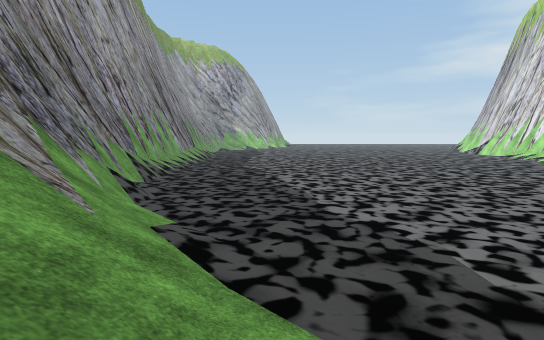
View 1 (above)

16 first-person views from a walk through a 3-D level made in the Unity game engine. The camera is 1.3 m above the floor, tilts 6° down and sees 80° across. The floor is counted in squares, 2 m on a side. Each view is taken from the middle of a square. On the plan, view 1 faces up. The plan holds only what a view shows up to about 10 squares ahead; the rest is blank. The place goes on beyond the plan. Some surface patterns are stand-ins.

View 2
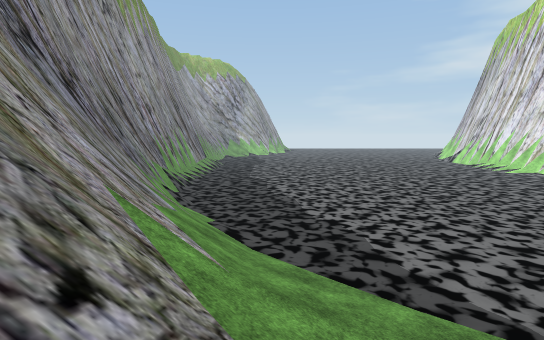

View 3
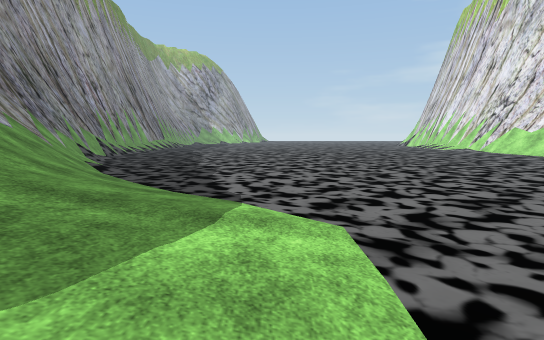

View 4
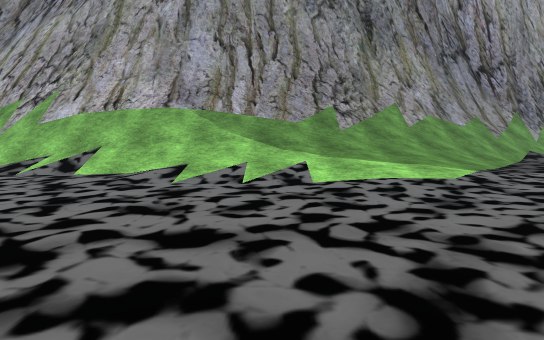

View 5
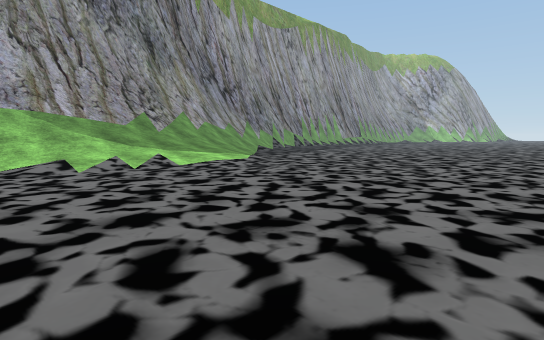

View 6
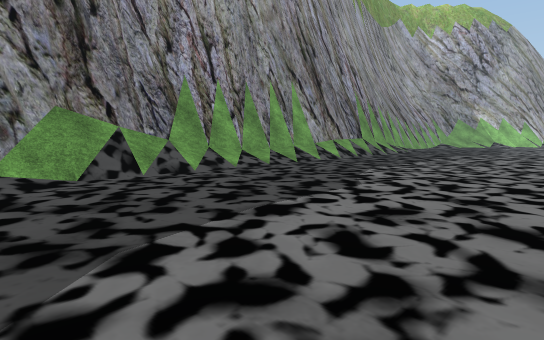

View 7
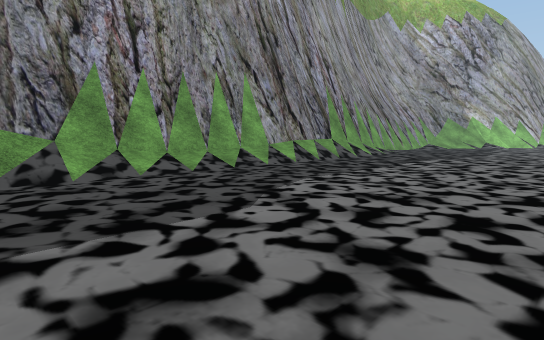

View 8
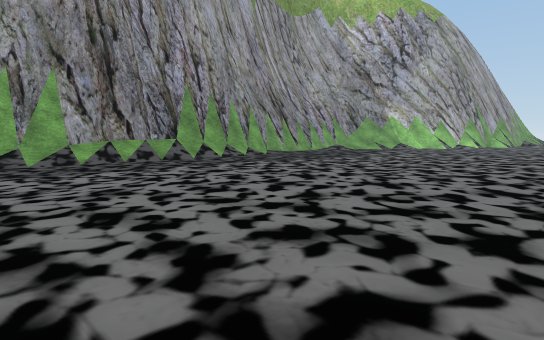

View 9
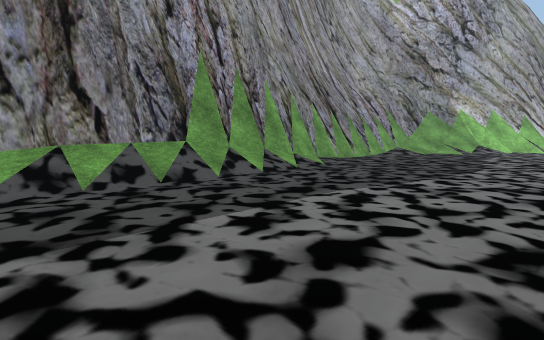

View 10
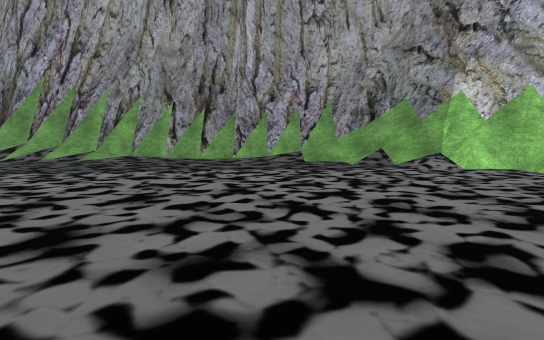

View 11
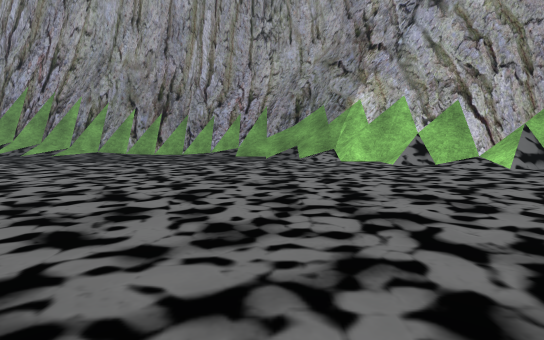

View 12
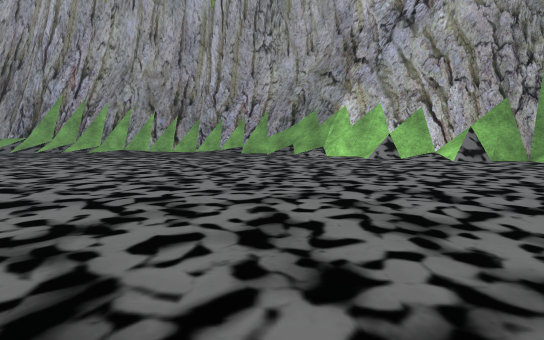

View 13
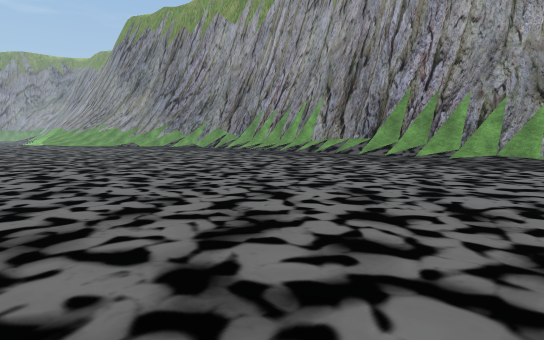

View 14
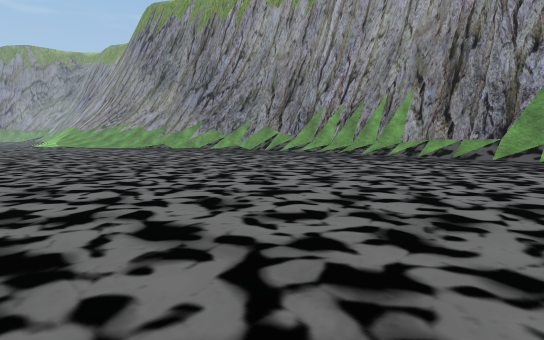

View 15
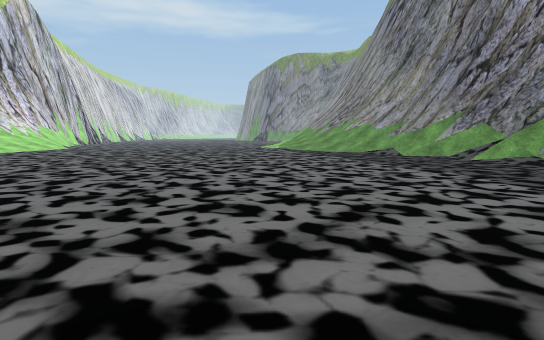

View 16
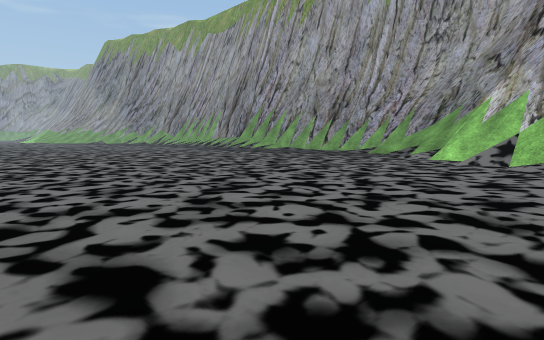

### Floor plan
Key: @ floor where view 1 was taken; # wall or solid block; . floor; / step, stairs or slope.
Columns run from 5 left of view 1 to 11 right of it. Each row starts with its distance up from view 1.
 34     ##..
 33     #/........
 32    ##/........
 31  ###/.........
 30 ###/..........
 29 #///..........
 28 #//............
 27 #/............
 26 #/...........
 25 #............
 24 #............
 23 #............
 22 #/...........
 21 #/...........
 20 #/...........
 19 #/...........
 18 #/...........
 17 #/...........
 16 #/...........
 15 #/...........
 14 #/..........
 13 #/..........
 12 #/..........
 11 #/...........
 10 #/............
  9 ##............
  8 ##/............
  7  #/.............
  6  ##..............
  5  ##/.............
  4   #//...........
  3   #//..........
  2   #///.........
  1   ##///........
  0   ##/@//.......
 -1    #/////......
 -2    #/////.......
 -3    ##////.......
 -4     #////.......
 -5     #////.......
 -6     #////.......
 -7     #///........

Positions as (right, up) in squares from view 1, and headings:
1: (0, 0), facing up
2: (0, -3), facing up
3: (3, -4), facing up
4: (8, -4), facing left
5: (10, -7), facing up-left
6: (2, 7), facing up-left
7: (2, 9), facing up-left
8: (5, 13), facing up-left
9: (1, 15), facing up-left
10: (5, 26), facing left
11: (7, 28), facing left
12: (9, 28), facing left
13: (7, 24), facing down-left
14: (7, 20), facing down-left
15: (3, 15), facing down
16: (8, 33), facing down-left
